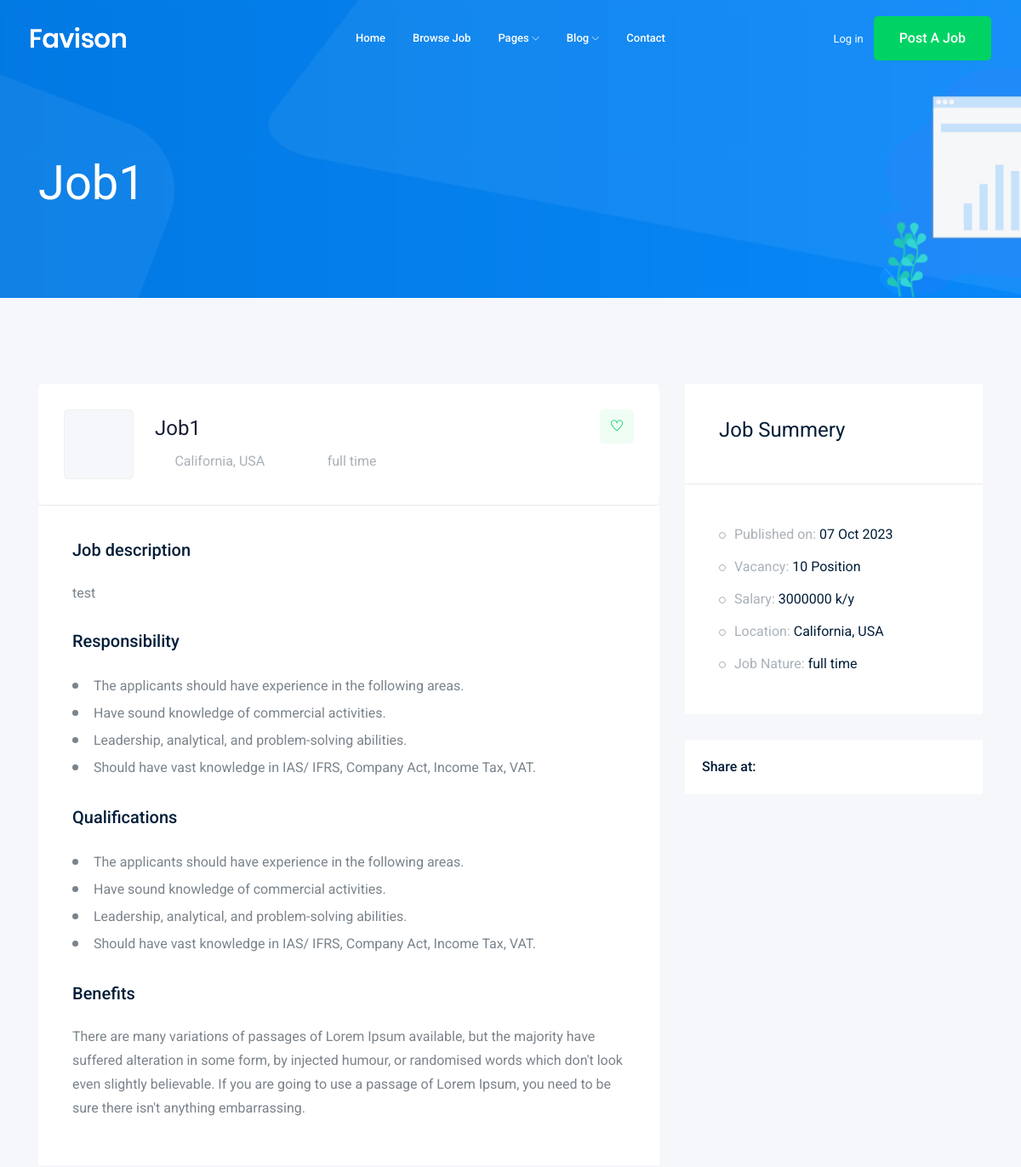
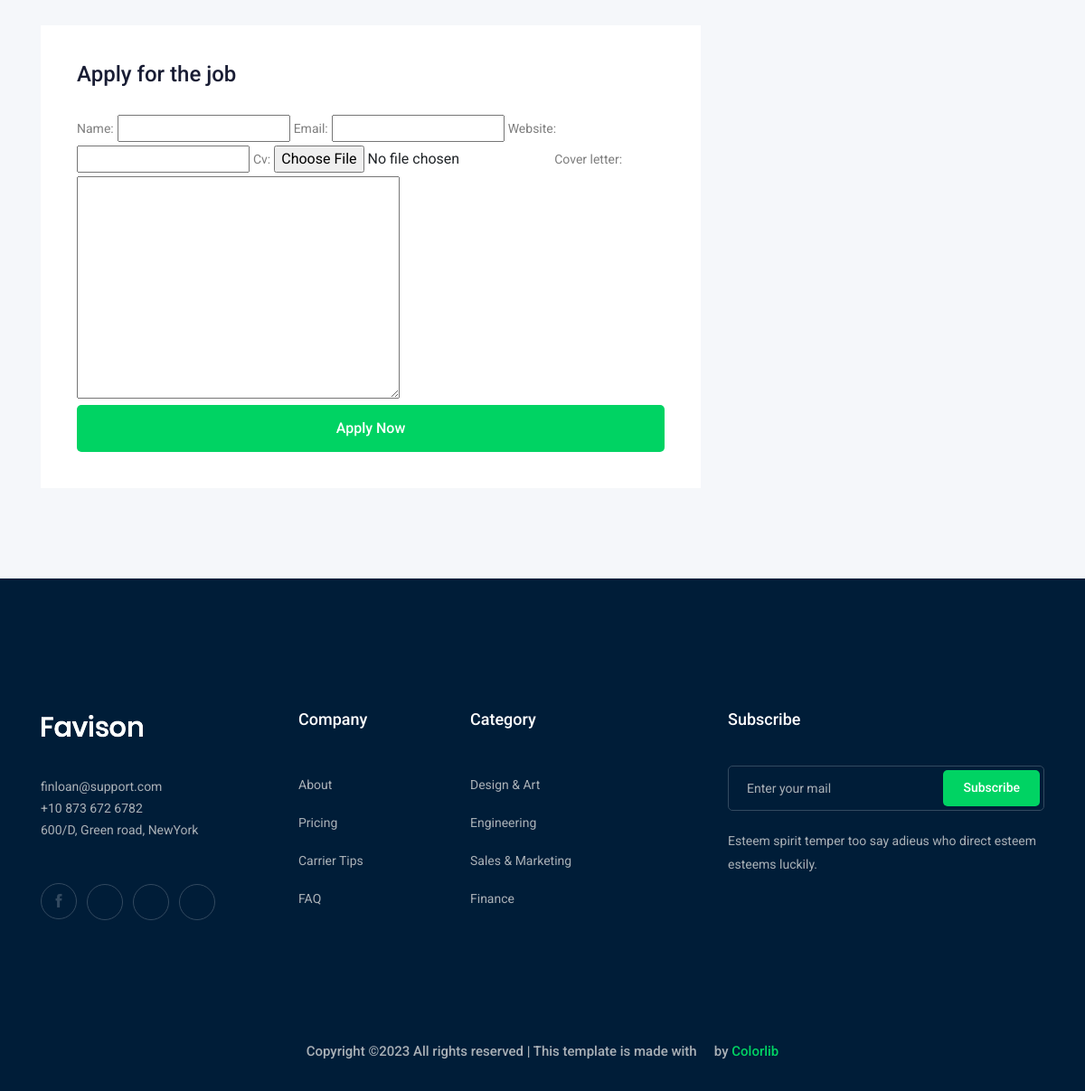
Page /jobs/job1 on the committed database (2 pictures, top to bottom).
### job/models.py (models this page shows, shortened)
class Job(models.Model):
    FULL_TIME="full time"
    PART_TIME="part time"
    JOB_TYPE=[
        (FULL_TIME,"Full Time Work"),## first for DB second for human
        (PART_TIME,"Part Time Work")
    ]
    owner=models.ForeignKey(User,related_name='job_owner',on_delete=models.CASCADE)
    title=models.CharField(max_length=100)
    job_type=models.CharField(max_length=15,choices=JOB_TYPE)
    description=models.TextField(max_length=1000)
    published_at=models.DateTimeField(auto_now=True)
    vacancy=models.IntegerField(default=1)
    salary=models.IntegerField(default=0)
    experience=models.IntegerField(default=1)
    category=models.ForeignKey(Category,on_delete=models.CASCADE,related_name='rel_category')
    image=models.ImageField(upload_to='jobs/',blank=True,null=True)
    slug=models.SlugField(blank=True,null=True)

### job/views.py (the view)
# urls.py: path('<str:slug>',views.job_detail,name='job_detail')
def job_detail(request,slug):
    job=Job.objects.get(slug=slug)
    if request.method=="POST":
        print('ok1')
        form=ApplyForm(request.POST,request.FILES)
        print('zzzzzzzzzzzzzzzzzzzzzzz')
        print(form)
        print('zzzzzzzzzzzzzzzzzzzzzzz')
        if form.is_valid():
            print('ok2')
            print('zzzzzzzzzzzzzzzzzzzzzzz')
            myform=form.save(commit=False)##return object
            print(myform)
            print('zzzzzzzzzzzzzzzzzzzzzzz')
            myform.job=job
            print(myform) ##print name for Apply models => str functions
            print('zzzzzzzzzzzzzzzz')
            myform.save()
    else:
        form=ApplyForm()
    context={'job':job,'form':form}
    return render(request,'job/job_details.html',context)

### job/forms.py
class ApplyForm(forms.ModelForm):
    class Meta:
        model=Apply
        fields=['name','email','website','cv','cover_letter']

### job/templates/job/job_details.html (shortened to what this page needs)
{% extends 'base.html' %}
{% block body %}
    <div class="bradcam_area bradcam_bg_1">
        <div class="container">
            <div class="row">
                <div class="col-xl-12">
                    <div class="bradcam_text">
                        <h3>{{job.title}}</h3>
                    </div>
                </div>
            </div>
        </div>
    </div>
    <div class="job_details_area">
        <div class="container">
            <div class="row">
                <div class="col-lg-8">
                    <div class="job_details_header">
                        <div class="single_jobs white-bg d-flex justify-content-between">
                            <div class="jobs_left d-flex align-items-center">
                                <div class="thumb">
                                </div>
                                <div class="jobs_conetent">
                                    <a href="#"><h4>{{job.title}}</h4></a>
                                    <div class="links_locat d-flex align-items-center">
                                        <div class="location">
                                            <p> <i class="fa fa-map-marker"></i> California, USA</p>
                                        </div>
                                        <div class="location">
                                            <p> <i class="fa fa-clock-o"></i> {{job.job_type}}</p>
                                        </div>
                                    </div>
                                </div>
                            </div>
                            <div class="jobs_right">
                                <div class="apply_now">
                                    <a class="heart_mark" href="#"> <i class="ti-heart"></i> </a>
                                </div>
                            </div>
                        </div>
                    </div>
                    <div class="descript_wrap white-bg">
                        <div class="single_wrap">
                            <h4>Job description</h4>
                            <p>{{job.description}}</p>
                        </div>
                        <div class="single_wrap">
                            <h4>Responsibility</h4>
                            <ul>
                                <li>The applicants should have experience in the following areas.
                                </li>
                                <li>Have sound knowledge of commercial activities.</li>
                                <li>Leadership, analytical, and problem-solving abilities.</li>
                                <li>Should have vast knowledge in IAS/ IFRS, Company Act, Income Tax, VAT.</li>
                            </ul>
                        </div>
                        <div class="single_wrap">
                            <h4>Qualifications</h4>
                            <ul>
                                <li>The applicants should have experience in the following areas.
                                </li>
                                <li>Have sound knowledge of commercial activities.</li>
                                <li>Leadership, analytical, and problem-solving abilities.</li>
                                <li>Should have vast knowledge in IAS/ IFRS, Company Act, Income Tax, VAT.</li>
                            </ul>
                        </div>
                        <div class="single_wrap">
                            <h4>Benefits</h4>
                            <p>There are many variations of passages of Lorem Ipsum available, but the majority have suffered alteration in some form, by injected humour, or randomised words which don't look even slightly believable. If you are going to use a passage of Lorem Ipsum, you need to be sure there isn't anything embarrassing.</p>
                        </div>
                    </div>
                    <div class="apply_job_form white-bg">
                        <h4>Apply for the job</h4>
                        <form action="#" method="post" enctype="multipart/form-data">
                              {{form}}
                               <button class="boxed-btn3 w-100" type="submit">Apply Now</button>
                        </form>
                    </div>
                </div>
                <div class="col-lg-4">
                    <div class="job_sumary">
                        <div class="summery_header">
                            <h3>Job Summery</h3>
                        </div>
                        <div class="job_content">
                            <ul>
                                <li>Published on: <span>{{job.published_at|date:'d M o'}}</span></li>
                                <li>Vacancy: <span>{{job.vacancy}} Position</span></li>
                                <li>Salary: <span> {{job.salary}} k/y</span></li>
                                <li>Location: <span>California, USA</span></li>
                                <li>Job Nature: <span>{{job.job_type}}</span></li>
                            </ul>
                        </div>
                    </div>
                    <div class="share_wrap d-flex">
                        <span>Share at:</span>
                        <ul>
                            <li><a href="#"> <i class="fa fa-facebook"></i></a> </li>
                            <li><a href="#"> <i class="fa fa-google-plus"></i></a> </li>
                            <li><a href="#"> <i class="fa fa-twitter"></i></a> </li>
                            <li><a href="#"> <i class="fa fa-envelope"></i></a> </li>
                        </ul>
                    </div>
                    <div class="job_location_wrap">
                        <div class="job_lok_inner">
                            <div id="map" style="height: 200px;"></div>
                          </div>
                    </div>
                </div>
            </div>
        </div>
    </div>
    {% endblock body %}

### rows in the picture
Job: title "Job1", job_type "full time", description "test", published_at "07 Oct 2023", vacancy "10", salary "3000000"
